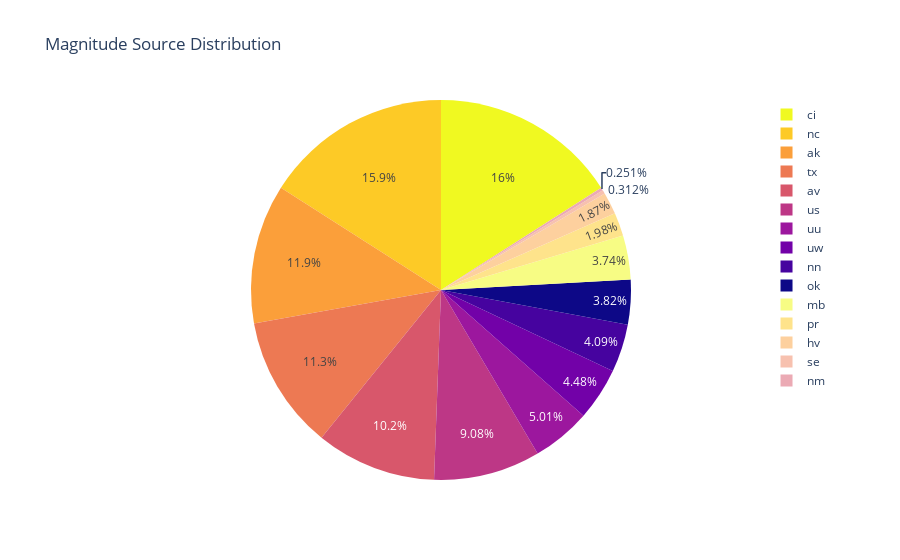

This figure's notebook cell:
### Code cell
fig = px.pie(values=df['magSource'].value_counts().values,
             names=df['magSource'].value_counts().index,
             title='Magnitude Source Distribution',
             color_discrete_sequence=px.colors.sequential.Plasma_r)
fig.show()

### Figure 1 — Plotly figure (JSON) as saved in the notebook; plotly's stock layout.template omitted (floating-point values rounded to 4 significant figures)
{"data": [{"domain": {"x": [0, 1], "y": [0, 1]}, "hovertemplate": "label=%{label}<br>value=%{value}<extra></extra>", "labels": ["ci", "nc", "ak", "tx", "av", "us", "uu", "uw", "nn", "ok", "mb", "pr", "hv", "se", "nm"], "legendgroup": "", "name": "", "showlegend": true, "type": "pie", "values": [1588, 1587, 1182, 1129, 1019, 903, 498, 446, 407, 380, 372, 197, 186, 31, 25]}], "layout": {"legend": {"tracegroupgap": 0}, "piecolorway": ["#f0f921", "#fdca26", "#fb9f3a", "#ed7953", "#d8576b", "#bd3786", "#9c179e", "#7201a8", "#46039f", "#0d0887"], "title": {"text": "Magnitude Source Distribution"}}}
